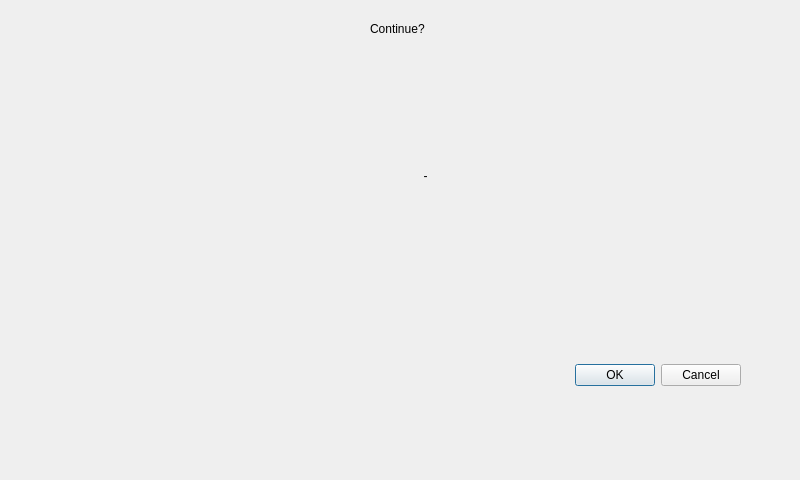
<?xml version="1.0" encoding="UTF-8"?>
<ui version="4.0">
 <class>confirm_switch_network</class>
 <widget class="QDialog" name="confirm_switch_network">
  <property name="geometry">
   <rect>
    <x>0</x>
    <y>0</y>
    <width>800</width>
    <height>480</height>
   </rect>
  </property>
  <property name="windowTitle">
   <string>Dialog</string>
  </property>
  <widget class="QDialogButtonBox" name="buttonBox">
   <property name="geometry">
    <rect>
     <x>70</x>
     <y>350</y>
     <width>671</width>
     <height>51</height>
    </rect>
   </property>
   <property name="orientation">
    <enum>Qt::Horizontal</enum>
   </property>
   <property name="standardButtons">
    <set>QDialogButtonBox::Cancel|QDialogButtonBox::Ok</set>
   </property>
  </widget>
  <widget class="QLabel" name="message_label">
   <property name="geometry">
    <rect>
     <x>160</x>
     <y>70</y>
     <width>531</width>
     <height>211</height>
    </rect>
   </property>
   <property name="text">
    <string>-</string>
   </property>
   <property name="alignment">
    <set>Qt::AlignCenter</set>
   </property>
  </widget>
  <widget class="QLabel" name="label">
   <property name="geometry">
    <rect>
     <x>370</x>
     <y>20</y>
     <width>67</width>
     <height>17</height>
    </rect>
   </property>
   <property name="text">
    <string>Continue?</string>
   </property>
  </widget>
 </widget>
 <resources/>
 <connections>
  <connection>
   <sender>buttonBox</sender>
   <signal>accepted()</signal>
   <receiver>confirm_switch_network</receiver>
   <slot>accept()</slot>
   <hints>
    <hint type="sourcelabel">
     <x>248</x>
     <y>254</y>
    </hint>
    <hint type="destinationlabel">
     <x>157</x>
     <y>274</y>
    </hint>
   </hints>
  </connection>
  <connection>
   <sender>buttonBox</sender>
   <signal>rejected()</signal>
   <receiver>confirm_switch_network</receiver>
   <slot>reject()</slot>
   <hints>
    <hint type="sourcelabel">
     <x>316</x>
     <y>260</y>
    </hint>
    <hint type="destinationlabel">
     <x>286</x>
     <y>274</y>
    </hint>
   </hints>
  </connection>
 </connections>
</ui>
